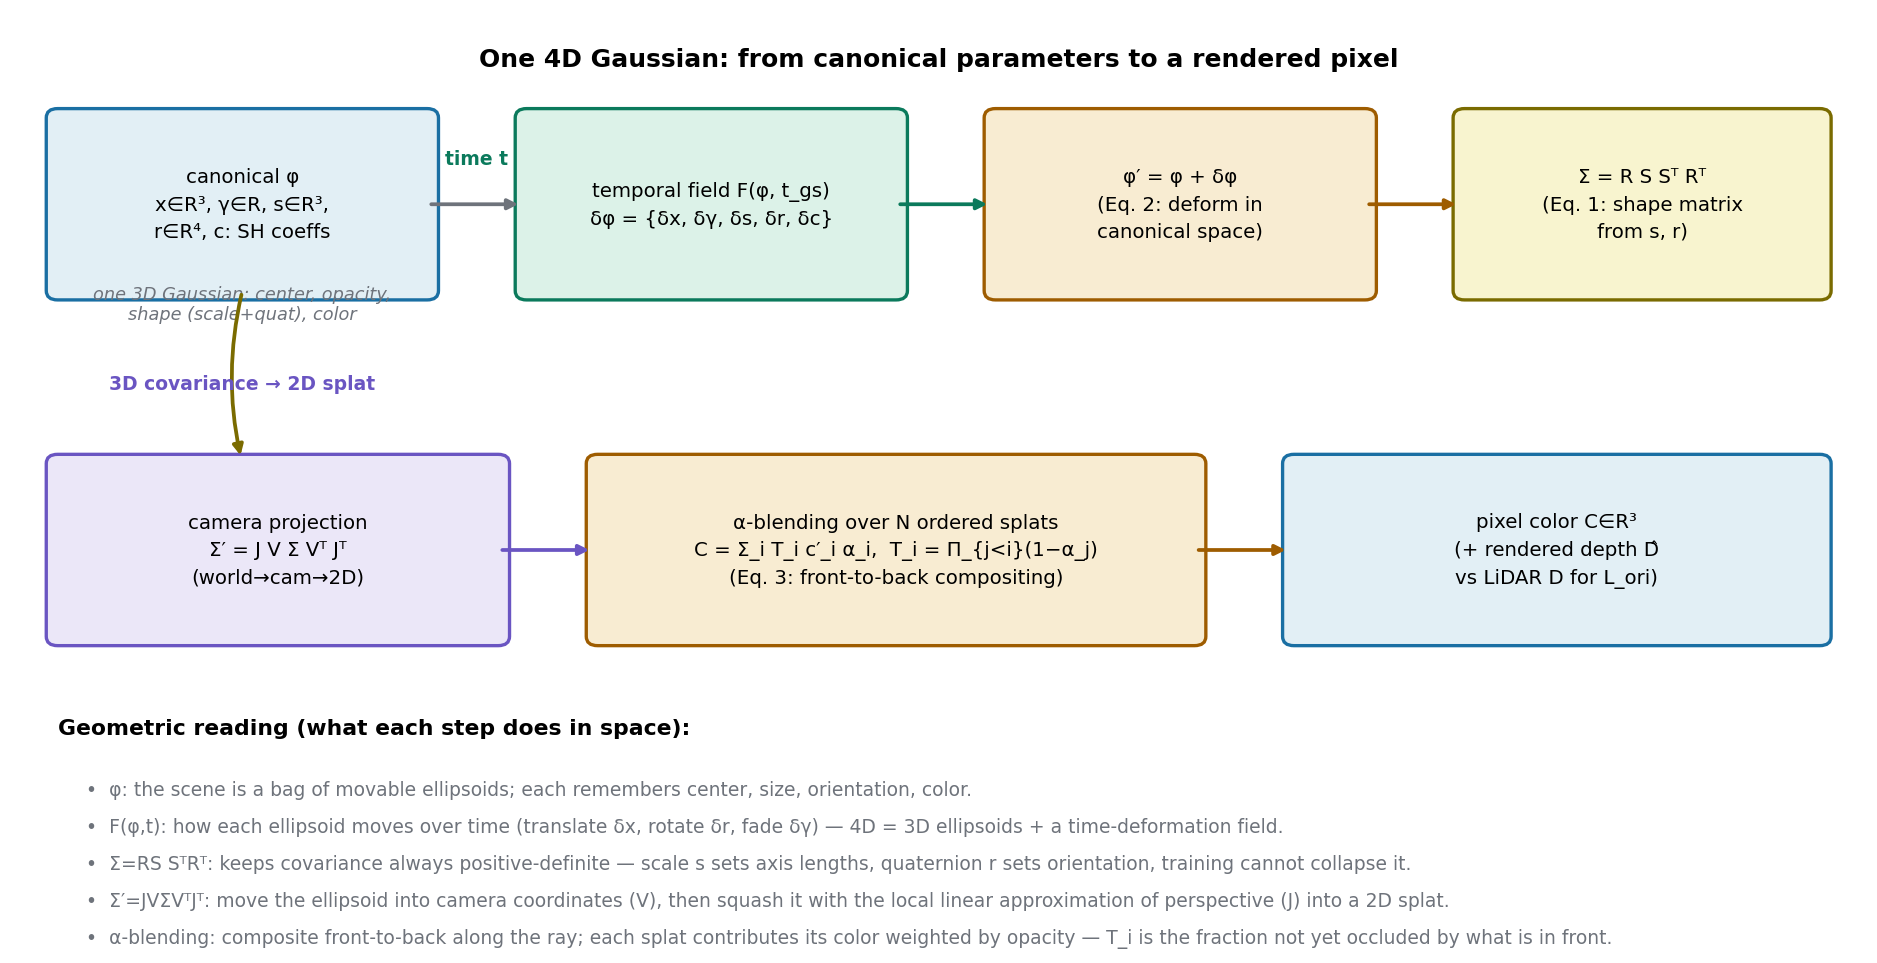

Write the Python code that produced this figure.
"""Self-drawn figure for DriveDreamer4D xray:
4D Gaussian parameter flow with per-Gaussian shapes (Eq. 1-3),
geometric reading of each step. Bright theme."""
import matplotlib
matplotlib.use("Agg")
import matplotlib.pyplot as plt
import matplotlib.patches as mpatches

IN = "#1a6fa3"; OUT = "#9e5c00"; OP = "#0b7a5c"; NORM = "#7a6b00"
LOSS = "#b34a06"; ALT = "#6a55c2"; WIRE = "#6e737b"
IN_FILL = "#e2eff5"; OUT_FILL = "#f8ecd2"; OP_FILL = "#dcf2e8"
ALT_FILL = "#ebe7f8"; LOSS_FILL = "#f9e3d6"; NORM_FILL = "#f8f4cf"

fig, ax = plt.subplots(figsize=(13, 6.4))
ax.set_xlim(0, 13); ax.set_ylim(0, 8); ax.axis("off")

def box(x, y, w, h, text, fc, ec, fs_=9.5):
    ax.add_patch(mpatches.FancyBboxPatch((x, y), w, h, boxstyle="round,pad=0.08",
                                         fc=fc, ec=ec, lw=1.6))
    ax.text(x + w / 2, y + h / 2, text, ha="center", va="center", fontsize=fs_, linespacing=1.55)

def arrow(x1, y1, x2, y2, c=WIRE, rad=0.0, w=1.8):
    ax.annotate("", xy=(x2, y2), xytext=(x1, y1),
                arrowprops=dict(arrowstyle="-|>", color=c, lw=w,
                                connectionstyle=f"arc3,rad={rad}", shrinkA=2, shrinkB=4))

ax.text(6.5, 7.55, "One 4D Gaussian: from canonical parameters to a rendered pixel", fontsize=12,
        weight="bold", ha="center")

# row 1: canonical params
box(0.3, 5.6, 2.6, 1.5, "canonical φ\nx∈R³, γ∈R, s∈R³,\nr∈R⁴, c: SH coeffs", IN_FILL, IN)
ax.text(1.6, 5.35, "one 3D Gaussian: center, opacity,\nshape (scale+quat), color", ha="center",
        fontsize=8.5, color=WIRE, style="italic")

box(3.6, 5.6, 2.6, 1.5, "temporal field F(φ, t_gs)\nδφ = {δx, δγ, δs, δr, δc}", OP_FILL, OP)
arrow(2.9, 6.35, 3.6, 6.35, WIRE)
ax.text(3.25, 6.7, "time t", ha="center", fontsize=9, color=OP, weight="bold")

box(6.9, 5.6, 2.6, 1.5, "φ′ = φ + δφ\n(Eq. 2: deform in\ncanonical space)", OUT_FILL, OUT)
arrow(6.2, 6.35, 6.9, 6.35, OP)

box(10.2, 5.6, 2.5, 1.5, "Σ = R S Sᵀ Rᵀ\n(Eq. 1: shape matrix\nfrom s, r)", NORM_FILL, NORM)
arrow(9.5, 6.35, 10.2, 6.35, OUT)

# row 2: projection + blending
box(0.3, 2.6, 3.1, 1.5, "camera projection\nΣ′ = J V Σ Vᵀ Jᵀ\n(world→cam→2D)", ALT_FILL, ALT)
arrow(1.6, 5.6, 1.6, 4.1, NORM, rad=0.12)
ax.text(1.6, 4.75, "3D covariance → 2D splat", ha="center", fontsize=9, color=ALT, weight="bold")

box(4.1, 2.6, 4.2, 1.5, "α-blending over N ordered splats\nC = Σ_i T_i c′_i α_i,  T_i = Π_{j<i}(1−α_j)\n(Eq. 3: front-to-back compositing)", OUT_FILL, OUT)
arrow(3.4, 3.35, 4.1, 3.35, ALT)

box(9.0, 2.6, 3.7, 1.5, "pixel color C∈R³\n(+ rendered depth D̂\nvs LiDAR D for L_ori)", IN_FILL, IN)
arrow(8.3, 3.35, 9.0, 3.35, OUT)

# geometric reading strip at bottom
ax.text(0.3, 1.75, "Geometric reading (what each step does in space):", fontsize=10.5, weight="bold")
geo = [
    "φ: the scene is a bag of movable ellipsoids; each remembers center, size, orientation, color.",
    "F(φ,t): how each ellipsoid moves over time (translate δx, rotate δr, fade δγ) — 4D = 3D ellipsoids + a time-deformation field.",
    "Σ=RS SᵀRᵀ: keeps covariance always positive-definite — scale s sets axis lengths, quaternion r sets orientation, training cannot collapse it.",
    "Σ′=JVΣVᵀJᵀ: move the ellipsoid into camera coordinates (V), then squash it with the local linear approximation of perspective (J) into a 2D splat.",
    "α-blending: composite front-to-back along the ray; each splat contributes its color weighted by opacity — T_i is the fraction not yet occluded by what is in front.",
]
y = 1.35
for g in geo:
    ax.text(0.5, y, "•  " + g, fontsize=9, color=WIRE, va="top")
    y -= 0.32

plt.tight_layout(pad=0.6)
plt.savefig("/home/hatch/workspace/your_files/paper-xray-100/papers/055-WM-drivedreamer4d/fig-gaussian-flow.png",
            dpi=150, bbox_inches="tight")
print("saved fig-gaussian-flow.png")
